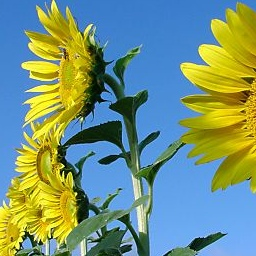
#> input picture lab0/obraz.bmp, 256 x 256 px
$ jupyter execute --allow-errors laboratorium_0.ipynb   (shell and % lines are left out)
#> lines starting #> are read from the running program, lines starting #| are printed output that depends on the picture
# GRAFIKA KOMPUTEROWA LAB_0
**Imię Nazwisko, nr albumu**

## 1. CEL ĆWICZENIA
Zapoznanie się z podstawowymi cechami środowiska Python i przykładami popularnych instrukcji.

[cell 1]
import numpy as np
import matplotlib.pyplot as plt

## 2.1. Generowanie i reprezentacja danych/zmiennych
Przykłady deklaracji (i nadawania wartości) zmiennym.

[cell 2]
x = 2.1
y = 2.1 + 3.3j
print('x =', x)
print('y =', y)

[cell 3]
X  = np.array([1, 4, 6])
Y  = np.array([[1], [4], [6]])
Y  = X.reshape(-1, 1)
YY = np.array([[1, 4, 6], [5, 6, 9]])

print('X  =', X)
print('Y  =\n', Y)
print('YY =\n', YY)

Wygeneruj dane opisane funkcją sin w zakresie od $-\pi$ do $+\pi$ z przyrostem argumentu równym $0.01$ (wykres wygląda wówczas jak ciągły).
Wygeneruj dane losowe w tym samym zakresie i z tym samym przyrostem, wartości danych powinny oscylować między $-0.5$ i $+0.5$.

[cell 4]
t  = np.arange(-np.pi, np.pi, 0.01)
x1 = np.sin(t)
n  = len(t)
x2 = -0.5 + np.random.rand(n)

## 2.2. Działania na macierzach

[cell 5]
X  = np.array([1, 4, 6])
Y  = X.reshape(-1, 1)
A  = np.array([[1, 2, 1], [4, 5, 6], [7, 8, 9]], dtype=float)
B  = np.array([[9, 8, 7], [6, 5, 4], [1, 2, 1]], dtype=float)

XY     = X @ Y
YX     = Y @ X.reshape(1, -1)
AplusB = A + B
AmmB   = A @ B
AmiB   = A * B
AdiB   = A / B
AdmB   = A @ np.linalg.inv(B)
AddB   = A @ np.linalg.inv(B)

print('XY     =', XY)
print('YX     =\n', YX)
print('A+B    =\n', AplusB)
print('A*B    =\n', AmmB)
print('A.*B   =\n', AmiB)
print('A./B   =\n', AdiB)
print('A/B    =\n', AdmB)
print('A*invB =\n', AddB)

## 2.3. Grafika
W przypadku kreślenia (wizualizacji) danych 1D, np. szeregów czasowych, postępujemy zazwyczaj w następujący (lub podobny) sposób:

[cell 6]
fig1, ax1 = plt.subplots()
ax1.plot(t, x1)
ax1.plot(t, x2, color='red')
ax1.set_title('wykres')
ax1.set_xlabel('czas')
ax1.set_ylabel('sinus')
plt.show()
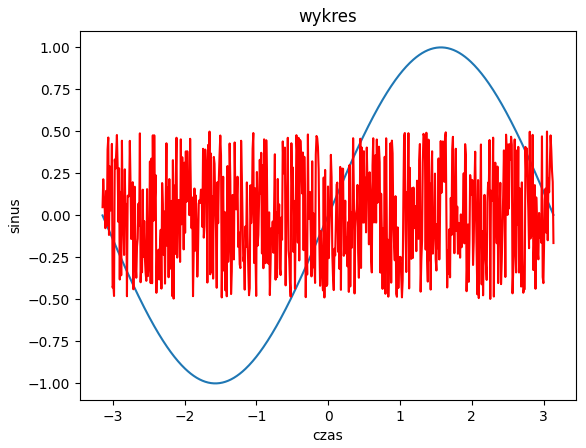
#> figure drawn by matplotlib, 1 panel; curve peaks at x = 1.57, y = 1; curve peaks at x = 3.05, y = 0.499

[cell 7]
fig2, ax2 = plt.subplots()
ax2.stem(x1[249:307])
plt.show()
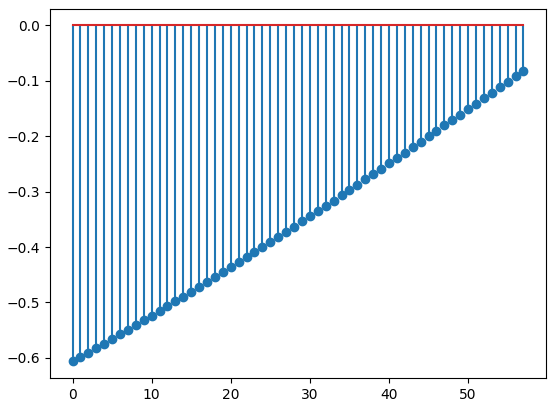
#> figure drawn by matplotlib, 1 panel; curve peaks at x = 57, y = -0.0815

fig3, ax3 = plt.subplots()
ax3.bar(t[249:307], x1[249:307], width=0.008)
plt.show()
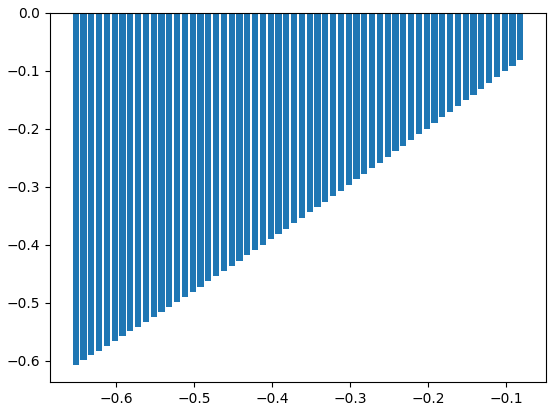
#> figure drawn by matplotlib, 1 panel; tallest bar -0.0815 high, from x = -0.0856 to -0.0776

[cell 8]
x3 = x1 - 0.1 + 0.2 * np.random.rand(n)

fig4, ax4 = plt.subplots()
ax4.plot(t, x3)
ax4.set_title('Zaszumione dane sinusoidalne')
ax4.set_ylabel('wartość')
ax4.set_xlabel('czas')
plt.show()
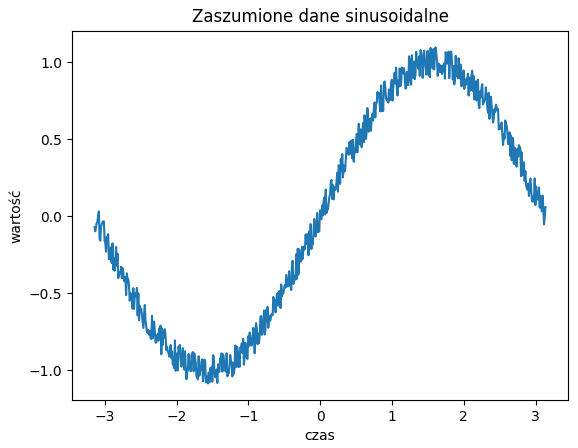
#> figure drawn by matplotlib, 1 panel; curve peaks at x = 1.61, y = 1.1

## 2.4. Dane obrazowe
Python akceptuje (w sensie czytania i zapisu) obrazy w bardzo wielu formatach (jpg, gif, bmp, png, itd.) ale ich wewnętrzna reprezentacja jest zawsze taka sama.

[cell 9]
from PIL import Image

ImCol  = np.zeros((128, 128, 3), dtype=np.uint8)
ImGray = np.zeros((128, 128),    dtype=np.uint8)

Typowa sekwencja wczytania, przetwarzania, wyświetlania i zapisu obrazu:

[cell 10]
Im = np.array(Image.open('obraz.bmp'))
#> Im is the input picture: shape (256, 256, 3); mean R, G, B 116.6, 147.5, 126.7

fig5, ax5 = plt.subplots()
ax5.imshow(Im)
ax5.axis('off')
plt.show()

ImZ = Im.astype(np.float64)
ImZ = 255 - ImZ
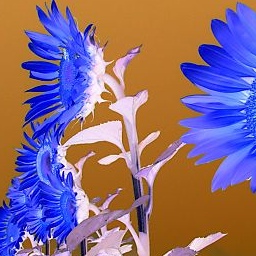
#> ImZ: shape (256, 256, 3) float64; mean R, G, B 138.4, 107.5, 128.3

fig6, ax6 = plt.subplots()
ax6.imshow(ImZ / 255)
ax6.axis('off')
plt.show()

ImNew = ImZ.astype(np.uint8)
Image.fromarray(ImNew).save('obraz_nowy.jpg')

> **Dlaczego dzielimy przez 255?** Funkcja `imshow` oczekuje wartości zmiennoprzecinkowych w zakresie $[0.0,\ 1.0]$.

## 2.5. Animacje (tworzenie, odczyt i zapis)
Typowa sekwencja odczytu i zapisu pliku wideo:

[cell 11]
import imageio

#> (the rest of this cell did not finish here and is left out)

## 2.6. Funkcje
Przykłady użycia funkcji:

[cell 12]
def dodaj(b, c):
    return b + c

b  = 25
c  = 75
a  = dodaj(b, c)
print('a  =', a)

b1 = 4.567
c1 = 1.017 + 1j * 0.589
a1 = dodaj(b1, c1)
